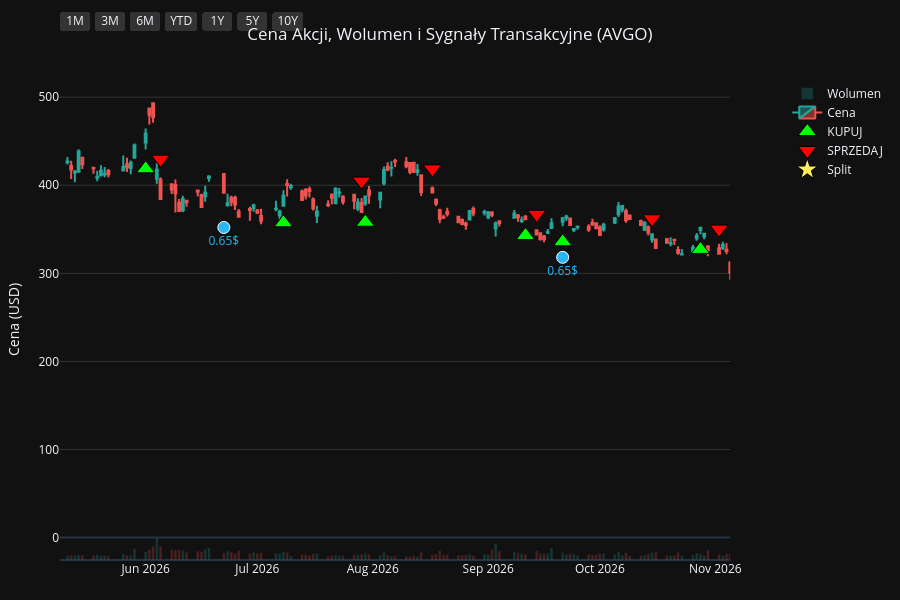
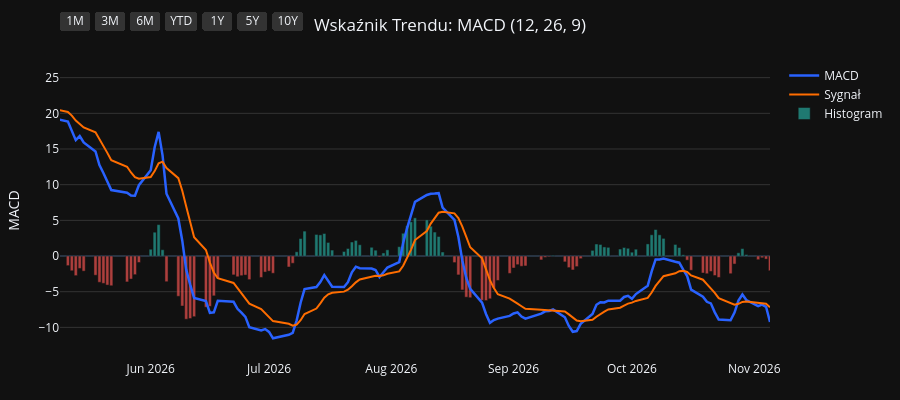
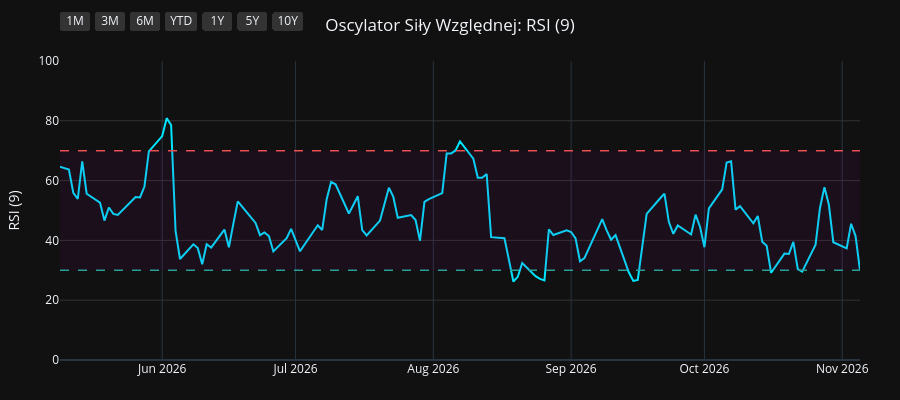
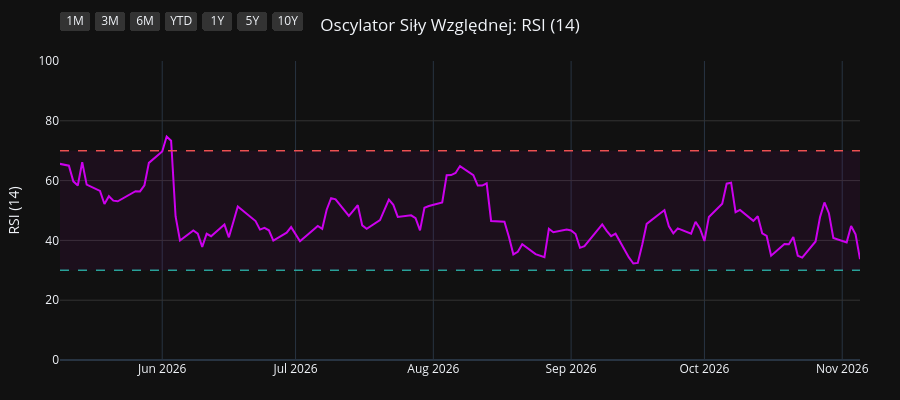

Write notebook code for charts like these, in order.
### Code cell
import os
import yfinance as yf
import pandas as pd
import pandas_ta as ta
import plotly.graph_objects as go
from plotly.subplots import make_subplots

# 1. Pobranie i przygotowanie danych
symbol = os.environ.get("STOCK_TICKER", "").strip().upper()
if not symbol:
    raise RuntimeError("Set STOCK_TICKER before running price_extractor.ipynb")
df = yf.Ticker(symbol).history(period="10y")
df.index = df.index.tz_localize(None)

# Wskaźniki i sygnały
df.ta.macd(fast=12, slow=26, signal=9, append=True)
df.ta.rsi(length=9, append=True)
df.ta.rsi(length=14, append=True)
df.ta.rsi(length=21, append=True)
df.dropna(inplace=True)

macd = df['MACD_12_26_9']
signal = df['MACDs_12_26_9']
wczorajszy_macd = macd.shift(1)
wczorajszy_signal = signal.shift(1)

df['Decyzja'] = 'BRAK'
df.loc[(macd > signal) & (wczorajszy_macd <= wczorajszy_signal), 'Decyzja'] = 'KUPUJ'
df.loc[(macd < signal) & (wczorajszy_macd >= wczorajszy_signal), 'Decyzja'] = 'SPRZEDAJ'

df_kupuj = df[df['Decyzja'] == 'KUPUJ']
df_sprzedaj = df[df['Decyzja'] == 'SPRZEDAJ']
df_dywidendy = df[df['Dividends'] > 0]
df_splity = df[df['Stock Splits'] > 0]

# Wspólna konfiguracja osi X
konfiguracja_osi_x = dict(
    type="date",
    showspikes=True, spikemode="across", spikesnap="cursor", spikedash="dot", spikecolor="#ffffff", spikethickness=1, hoverformat="%Y-%m-%d",
    rangeselector=dict(
        buttons=list([
            dict(count=1, label="1M", step="month", stepmode="backward"),
            dict(count=3, label="3M", step="month", stepmode="backward"),
            dict(count=6, label="6M", step="month", stepmode="backward"),
            dict(count=1, label="YTD", step="year", stepmode="todate"),
            dict(count=1, label="1Y", step="year", stepmode="backward"),
            dict(count=5, label="5Y", step="year", stepmode="backward"),
            dict(step="all", label="10Y")
        ]),
        bgcolor="#333333", activecolor="#2962ff", x=0, y=1.1
    )
)

# ==========================================
# WYKRES 1: CENA + WOLUMEN + SYGNAŁY
# ==========================================
fig1 = make_subplots(specs=[[{"secondary_y": True}]])

kolory_wolumenu = ['#26a69a' if row['Close'] >= row['Open'] else '#ef5350' for index, row in df.iterrows()]
fig1.add_trace(go.Bar(x=df.index, y=df['Volume'], marker_color=kolory_wolumenu, opacity=0.25, name='Wolumen'), secondary_y=True)
fig1.add_trace(go.Candlestick(x=df.index, open=df['Open'], high=df['High'], low=df['Low'], close=df['Close'], name='Cena', increasing_line_color='#26a69a', decreasing_line_color='#ef5350'), secondary_y=False)
fig1.add_trace(go.Scatter(x=df_kupuj.index, y=df_kupuj['Low'] * 0.95, customdata=df_kupuj[['Low', 'High']], mode='markers', marker=dict(symbol='triangle-up', size=16, color='#00ff00', line=dict(width=1, color='black')), name='KUPUJ', hovertemplate='KUPUJ<br>Najniższa: %{customdata[0]:.2f}<br>Najwyższa: %{customdata[1]:.2f}<extra></extra>'), secondary_y=False)
fig1.add_trace(go.Scatter(x=df_sprzedaj.index, y=df_sprzedaj['High'] * 1.05, customdata=df_sprzedaj[['Low', 'High']], mode='markers', marker=dict(symbol='triangle-down', size=16, color='#ff0000', line=dict(width=1, color='black')), name='SPRZEDAJ', hovertemplate='SPRZEDAJ<br>Najniższa: %{customdata[0]:.2f}<br>Najwyższa: %{customdata[1]:.2f}<extra></extra>'), secondary_y=False)

if not df_dywidendy.empty:
    fig1.add_trace(go.Scatter(x=df_dywidendy.index, y=df_dywidendy['Low'] * 0.90, mode='markers+text', marker=dict(symbol='circle', size=12, color='#29b6f6', line=dict(width=1, color='white')), text=df_dywidendy['Dividends'].apply(lambda x: f"{x}$"), textposition="bottom center", name='Dywidenda', showlegend=False, hovertemplate='Dywidenda: %{text}<extra></extra>', textfont=dict(color="#29b6f6")), secondary_y=False)
if not df_splity.empty:
                    fig1.add_trace(go.Scatter(x=df_splity.index, y=df_splity['High'], mode='markers+text', marker=dict(symbol='star', size=16, color='#ffee58', line=dict(width=1, color='black')), text=df_splity['Stock Splits'].apply(lambda x: f"{x:g}:1" if x >= 1 else f"1:{1 / x:g}"), textposition="top center", name='Split', hovertemplate='%{text}<extra></extra>', textfont=dict(color="#ffee58")), secondary_y=False)

fig1.update_layout(title=dict(text=f"Cena Akcji, Wolumen i Sygnały Transakcyjne ({symbol})", x=0.5, xanchor='center'), dragmode='pan', xaxis_rangeslider_visible=False, template='plotly_dark', height=600, hovermode='x unified', margin=dict(l=60, r=40, t=60, b=40))
fig1.update_xaxes(**konfiguracja_osi_x)
fig1.update_xaxes(range=[df.index.max() - pd.Timedelta(days=180), df.index.max()])
fig1.update_yaxes(title_text="Cena (USD)", secondary_y=False, gridcolor='#333333')
fig1.update_yaxes(range=[0, df['Volume'].max() * 4], showgrid=False, showticklabels=False, secondary_y=True)
fig1.show(config={'scrollZoom': True})

# ==========================================
# WYKRES 2: WSKAŹNIK MACD
# ==========================================
fig2 = go.Figure()
fig2.add_trace(go.Scatter(x=df.index, y=df['MACD_12_26_9'], line=dict(color='#2962ff', width=2.5), name='MACD'))
fig2.add_trace(go.Scatter(x=df.index, y=df['MACDs_12_26_9'], line=dict(color='#ff6d00', width=2), name='Sygnał'))
kolory_macd = ['#26a69a' if val >= 0 else '#ef5350' for val in df['MACDh_12_26_9']]
fig2.add_trace(go.Bar(x=df.index, y=df['MACDh_12_26_9'], marker_color=kolory_macd, name='Histogram', opacity=0.7))
fig2.update_layout(title=dict(text="Wskaźnik Trendu: MACD (12, 26, 9)", x=0.5, xanchor='center'), dragmode='pan', xaxis_rangeslider_visible=False, template='plotly_dark', height=400, hovermode='x unified', margin=dict(l=60, r=40, t=60, b=40))
fig2.update_xaxes(**konfiguracja_osi_x)
fig2.update_xaxes(range=[df.index.max() - pd.Timedelta(days=180), df.index.max()])
fig2.update_yaxes(title_text="MACD", gridcolor='#333333')
fig2.show(config={'scrollZoom': True})

# ==========================================
# WYKRES 3: OSCYLATOR RSI (9)
# ==========================================
fig3 = go.Figure()
fig3.add_trace(go.Scatter(x=df.index, y=df['RSI_9'], line=dict(color='#00e5ff', width=2), name='RSI (9)'))
fig3.add_hline(y=70, line_dash="dash", line_color="#ef5350", line_width=1.5)
fig3.add_hline(y=30, line_dash="dash", line_color="#26a69a", line_width=1.5)
fig3.add_hrect(y0=30, y1=70, line_width=0, fillcolor="purple", opacity=0.1)
fig3.update_layout(title=dict(text="Oscylator Siły Względnej: RSI (9)", x=0.5, xanchor='center'), dragmode='pan', xaxis_rangeslider_visible=False, template='plotly_dark', height=400, hovermode='x unified', margin=dict(l=60, r=40, t=60, b=40))
fig3.update_xaxes(**konfiguracja_osi_x)
fig3.update_xaxes(range=[df.index.max() - pd.Timedelta(days=180), df.index.max()])
fig3.update_yaxes(title_text="RSI (9)", range=[0, 100], gridcolor='#333333')
fig3.show(config={'scrollZoom': True})

# ==========================================
# WYKRES 4: OSCYLATOR RSI (14)
# ==========================================
fig4 = go.Figure()
fig4.add_trace(go.Scatter(x=df.index, y=df['RSI_14'], line=dict(color='#d500f9', width=2), name='RSI (14)'))
fig4.add_hline(y=70, line_dash="dash", line_color="#ef5350", line_width=1.5)
fig4.add_hline(y=30, line_dash="dash", line_color="#26a69a", line_width=1.5)
fig4.add_hrect(y0=30, y1=70, line_width=0, fillcolor="purple", opacity=0.1)
fig4.update_layout(title=dict(text="Oscylator Siły Względnej: RSI (14)", x=0.5, xanchor='center'), dragmode='pan', xaxis_rangeslider_visible=False, template='plotly_dark', height=400, hovermode='x unified', margin=dict(l=60, r=40, t=60, b=40))
fig4.update_xaxes(**konfiguracja_osi_x)
fig4.update_xaxes(range=[df.index.max() - pd.Timedelta(days=180), df.index.max()])
fig4.update_yaxes(title_text="RSI (14)", range=[0, 100], gridcolor='#333333')
fig4.show(config={'scrollZoom': True})

# ==========================================
# WYKRES 5: OSCYLATOR RSI (21)
# ==========================================
fig5 = go.Figure()
fig5.add_trace(go.Scatter(x=df.index, y=df['RSI_21'], line=dict(color='#64dd17', width=2), name='RSI (21)'))
fig5.add_hline(y=70, line_dash="dash", line_color="#ef5350", line_width=1.5)
fig5.add_hline(y=30, line_dash="dash", line_color="#26a69a", line_width=1.5)
fig5.add_hrect(y0=30, y1=70, line_width=0, fillcolor="purple", opacity=0.1)
fig5.update_layout(title=dict(text="Oscylator Siły Względnej: RSI (21)", x=0.5, xanchor='center'), dragmode='pan', xaxis_rangeslider_visible=False, template='plotly_dark', height=400, hovermode='x unified', margin=dict(l=60, r=40, t=60, b=40))
fig5.update_xaxes(**konfiguracja_osi_x)
fig5.update_xaxes(range=[df.index.max() - pd.Timedelta(days=180), df.index.max()])
fig5.update_yaxes(title_text="RSI (21)", range=[0, 100], gridcolor='#333333')
fig5.show(config={'scrollZoom': True})

### Figure 1 — Plotly figure (JSON) as saved in the notebook; plotly's stock layout.template omitted (floating-point values rounded to 4 significant figures; data arrays with more than 128 entries replaced by an {"elided": "..."} marker saying what was removed)
{"data": [{"marker": {"color": {"elided": "2480 str values"}}, "name": "Wolumen", "opacity": 0.25, "type": "bar", "x": {"elided": "2480 str values"}, "xaxis": "x", "y": {"elided": "2480 int values"}, "yaxis": "y2"}, {"close": {"elided": "2480 float values"}, "decreasing": {"line": {"color": "#ef5350"}}, "high": {"elided": "2480 float values"}, "increasing": {"line": {"color": "#26a69a"}}, "low": {"elided": "2480 float values"}, "name": "Cena", "open": {"elided": "2480 float values"}, "type": "candlestick", "x": {"elided": "2480 str values"}, "xaxis": "x", "yaxis": "y"}, {"customdata": {"elided": "106x2 float values"}, "hovertemplate": "KUPUJ<br>Najniższa: %{customdata[0]:.2f}<br>Najwyższa: %{customdata[1]:.2f}<extra></extra>", "marker": {"color": "#00ff00", "line": {"color": "black", "width": 1}, "size": 16, "symbol": "triangle-up"}, "mode": "markers", "name": "KUPUJ", "type": "scatter", "x": ["2017-01-18T00:00:00", "2017-03-06T00:00:00", "2017-04-24T00:00:00", "2017-06-02T00:00:00", "2017-07-12T00:00:00", "2017-08-22T00:00:00", "2017-09-18T00:00:00", "2017-10-05T00:00:00", "2017-10-24T00:00:00", "2017-11-16T00:00:00", "2018-01-03T00:00:00", "2018-01-18T00:00:00", "2018-02-13T00:00:00", "2018-04-12T00:00:00", "2018-05-08T00:00:00", "2018-07-26T00:00:00", "2018-08-21T00:00:00", "2018-11-06T00:00:00", "2018-12-10T00:00:00", "2018-12-28T00:00:00", "2019-01-14T00:00:00", "2019-03-15T00:00:00", "2019-06-06T00:00:00", "2019-07-15T00:00:00", "2019-08-21T00:00:00", "2019-10-14T00:00:00", "2019-12-12T00:00:00", "2019-12-16T00:00:00", "2020-01-23T00:00:00", "2020-02-05T00:00:00", "2020-03-25T00:00:00", "2020-05-08T00:00:00", "2020-05-20T00:00:00", "2020-08-04T00:00:00", "2020-08-24T00:00:00", "2020-10-09T00:00:00", "2020-11-06T00:00:00", "2021-01-12T00:00:00", "2021-02-12T00:00:00", "2021-03-16T00:00:00", "2021-05-20T00:00:00", "2021-06-28T00:00:00", "2021-07-09T00:00:00", "2021-07-26T00:00:00", "2021-07-29T00:00:00", "2021-08-27T00:00:00", "2021-09-23T00:00:00", "2021-10-15T00:00:00", "2021-12-08T00:00:00", "2022-02-01T00:00:00", "2022-02-25T00:00:00", "2022-03-02T00:00:00", "2022-03-09T00:00:00", "2022-03-15T00:00:00", "2022-05-04T00:00:00", "2022-05-10T00:00:00", "2022-05-13T00:00:00", "2022-05-31T00:00:00", "2022-07-07T00:00:00", "2022-10-05T00:00:00", "2022-10-21T00:00:00", "2022-12-13T00:00:00", "2023-01-06T00:00:00", "2023-01-26T00:00:00", "2023-02-01T00:00:00", "2023-03-03T00:00:00", "2023-05-11T00:00:00", "2023-08-28T00:00:00", "2023-10-06T00:00:00", "2023-11-03T00:00:00", "2023-12-11T00:00:00", "2024-01-19T00:00:00", "2024-02-08T00:00:00", "2024-03-01T00:00:00", "2024-03-25T00:00:00", "2024-04-11T00:00:00", "2024-04-29T00:00:00", "2024-05-06T00:00:00", "2024-06-10T00:00:00", "2024-07-08T00:00:00", "2024-08-13T00:00:00", "2024-09-12T00:00:00", "2024-11-07T00:00:00", "2024-12-04T00:00:00", "2025-02-10T00:00:00", "2025-03-17T00:00:00", "2025-04-09T00:00:00", "2025-06-26T00:00:00", "2025-07-21T00:00:00", "2025-07-29T00:00:00", "2025-08-08T00:00:00", "2025-09-05T00:00:00", "2025-10-15T00:00:00", "2025-10-27T00:00:00", "2025-11-24T00:00:00", "2026-01-12T00:00:00", "2026-01-30T00:00:00", "2026-02-09T00:00:00", "2026-03-06T00:00:00", "2026-04-06T00:00:00", "2026-06-01T00:00:00", "2026-07-08T00:00:00", "2026-07-30T00:00:00", "2026-09-11T00:00:00", "2026-09-21T00:00:00", "2026-10-28T00:00:00"], "xaxis": "x", "y": [13.2, 15.78, 16.18, 17.98, 17.83, 18.57, 18.47, 18.0, 18.13, 19.77, 19.89, 19.78, 17.95, 17.99, 17.81, 17.03, 15.92, 17.02, 17.55, 19.66, 19.25, 22.19, 20.95, 22.9, 22.65, 22.52, 25.7, 25.55, 25.26, 25.67, 17.29, 22.32, 22.82, 26.76, 27.66, 31.52, 31.79, 37.87, 40.36, 39.73, 38.15, 40.19, 40.4, 41.41, 41.22, 42.01, 43.53, 43.57, 50.65, 50.39, 50.24, 50.2, 51.37, 50.33, 50.57, 50.38, 50.53, 50.75, 43.36, 42.24, 38.45, 50.62, 50.79, 52.96, 52.64, 55.62, 56.23, 77.48, 74.65, 80.11, 87.93, 106.8, 116.9, 122.0, 124.1, 122.8, 123.0, 118.3, 130.7, 158.7, 139.4, 146.0, 169.8, 157.4, 212.7, 175.6, 147.9, 248.6, 267.0, 277.6, 284.8, 312.0, 327.7, 334.8, 327.8, 322.1, 310.2, 312.4, 309.3, 293.8, 418.7, 357.4, 358.0, 342.9, 335.8, 327.1], "yaxis": "y"}, {"customdata": {"elided": "107x2 float values"}, "hovertemplate": "SPRZEDAJ<br>Najniższa: %{customdata[0]:.2f}<br>Najwyższa: %{customdata[1]:.2f}<extra></extra>", "marker": {"color": "#ff0000", "line": {"color": "black", "width": 1}, "size": 16, "symbol": "triangle-down"}, "mode": "markers", "name": "SPRZEDAJ", "type": "scatter", "x": ["2016-12-30T00:00:00", "2017-02-10T00:00:00", "2017-03-17T00:00:00", "2017-06-01T00:00:00", "2017-06-12T00:00:00", "2017-07-31T00:00:00", "2017-08-25T00:00:00", "2017-09-20T00:00:00", "2017-10-23T00:00:00", "2017-11-15T00:00:00", "2017-11-29T00:00:00", "2018-01-12T00:00:00", "2018-01-22T00:00:00", "2018-03-20T00:00:00", "2018-04-23T00:00:00", "2018-06-21T00:00:00", "2018-08-15T00:00:00", "2018-10-04T00:00:00", "2018-12-06T00:00:00", "2018-12-24T00:00:00", "2019-01-03T00:00:00", "2019-02-22T00:00:00", "2019-04-23T00:00:00", "2019-07-09T00:00:00", "2019-08-01T00:00:00", "2019-09-20T00:00:00", "2019-11-20T00:00:00", "2019-12-13T00:00:00", "2019-12-23T00:00:00", "2020-02-03T00:00:00", "2020-02-19T00:00:00", "2020-05-06T00:00:00", "2020-05-13T00:00:00", "2020-06-12T00:00:00", "2020-08-20T00:00:00", "2020-09-18T00:00:00", "2020-10-20T00:00:00", "2020-12-29T00:00:00", "2021-01-27T00:00:00", "2021-02-22T00:00:00", "2021-04-16T00:00:00", "2021-06-18T00:00:00", "2021-07-07T00:00:00", "2021-07-16T00:00:00", "2021-07-27T00:00:00", "2021-08-10T00:00:00", "2021-09-21T00:00:00", "2021-09-28T00:00:00", "2021-11-22T00:00:00", "2022-01-04T00:00:00", "2022-02-23T00:00:00", "2022-03-01T00:00:00", "2022-03-08T00:00:00", "2022-03-14T00:00:00", "2022-04-06T00:00:00", "2022-05-09T00:00:00", "2022-05-11T00:00:00", "2022-05-19T00:00:00", "2022-06-10T00:00:00", "2022-08-19T00:00:00", "2022-10-10T00:00:00", "2022-12-06T00:00:00", "2022-12-19T00:00:00", "2023-01-18T00:00:00", "2023-01-30T00:00:00", "2023-02-09T00:00:00", "2023-03-27T00:00:00", "2023-06-22T00:00:00", "2023-09-08T00:00:00", "2023-10-25T00:00:00", "2023-11-28T00:00:00", "2024-01-02T00:00:00", "2024-01-31T00:00:00", "2024-02-13T00:00:00", "2024-03-11T00:00:00", "2024-04-08T00:00:00", "2024-04-12T00:00:00", "2024-05-01T00:00:00", "2024-05-30T00:00:00", "2024-06-26T00:00:00", "2024-07-11T00:00:00", "2024-09-03T00:00:00", "2024-10-16T00:00:00", "2024-11-13T00:00:00", "2025-01-03T00:00:00", "2025-02-19T00:00:00", "2025-03-27T00:00:00", "2025-06-09T00:00:00", "2025-07-08T00:00:00", "2025-07-22T00:00:00", "2025-08-01T00:00:00", "2025-08-15T00:00:00", "2025-09-22T00:00:00", "2025-10-21T00:00:00", "2025-11-04T00:00:00", "2025-12-12T00:00:00", "2026-01-21T00:00:00", "2026-02-03T00:00:00", "2026-02-27T00:00:00", "2026-03-17T00:00:00", "2026-05-04T00:00:00", "2026-06-05T00:00:00", "2026-07-29T00:00:00", "2026-08-17T00:00:00", "2026-09-14T00:00:00", "2026-10-15T00:00:00", "2026-11-02T00:00:00"], "xaxis": "x", "y": [14.66, 16.74, 18.21, 19.69, 19.79, 20.64, 20.8, 20.51, 20.17, 21.92, 22.83, 21.93, 22.05, 20.5, 19.98, 22.31, 17.64, 21.38, 19.46, 21.08, 21.33, 24.22, 27.77, 24.32, 26.25, 25.65, 28.18, 28.44, 28.96, 27.54, 28.46, 24.71, 24.7, 27.77, 30.46, 33.95, 35.5, 40.94, 42.93, 45.71, 45.61, 44.47, 45.36, 45.83, 45.97, 46.42, 47.46, 48.2, 54.98, 65.02, 56.59, 56.84, 57.66, 56.1, 59.56, 56.29, 56.94, 54.61, 53.66, 54.55, 45.56, 52.83, 55.56, 58.66, 58.87, 61.4, 64.27, 85.82, 87.03, 89.32, 96.65, 112.5, 122.3, 128.2, 132.6, 137.7, 140.1, 132.5, 141.8, 166.5, 181.6, 165.4, 185.0, 181.2, 244.7, 237.1, 185.2, 257.6, 287.5, 299.7, 304.5, 324.1, 361.3, 365.9, 384.5, 398.1, 350.7, 353.9, 334.2, 341.9, 443.5, 429.6, 404.7, 418.6, 367.1, 361.9, 350.2], "yaxis": "y"}, {"hovertemplate": "Dywidenda: %{text}<extra></extra>", "marker": {"color": "#29b6f6", "line": {"color": "white", "width": 1}, "size": 12, "symbol": "circle"}, "mode": "markers+text", "name": "Dywidenda", "showlegend": false, "text": ["0.102$", "0.102$", "0.102$", "0.175$", "0.35$", "0.35$", "0.175$", "0.265$", "0.265$", "0.265$", "0.265$", "0.325$", "0.325$", "0.325$", "0.325$", "0.36$", "0.36$", "0.36$", "0.36$", "0.41$", "0.41$", "0.41$", "0.41$", "0.46$", "0.46$", "0.46$", "0.46$", "0.525$", "0.525$", "0.525$", "0.53$", "0.59$", "0.59$", "0.59$", "0.59$", "0.65$", "0.65$", "0.65$", "0.65$"], "textfont": {"color": "#29b6f6"}, "textposition": "bottom center", "type": "scatter", "x": ["2017-03-16T00:00:00", "2017-06-15T00:00:00", "2017-09-18T00:00:00", "2017-12-18T00:00:00", "2018-03-21T00:00:00", "2018-06-19T00:00:00", "2018-09-18T00:00:00", "2018-12-18T00:00:00", "2019-03-20T00:00:00", "2019-06-21T00:00:00", "2019-09-20T00:00:00", "2019-12-20T00:00:00", "2020-03-20T00:00:00", "2020-06-19T00:00:00", "2020-09-21T00:00:00", "2020-12-18T00:00:00", "2021-03-19T00:00:00", "2021-06-21T00:00:00", "2021-09-21T00:00:00", "2021-12-21T00:00:00", "2022-03-21T00:00:00", "2022-06-21T00:00:00", "2022-09-21T00:00:00", "2022-12-19T00:00:00", "2023-03-21T00:00:00", "2023-06-21T00:00:00", "2023-09-20T00:00:00", "2023-12-19T00:00:00", "2024-03-20T00:00:00", "2024-06-24T00:00:00", "2024-09-19T00:00:00", "2024-12-23T00:00:00", "2025-03-20T00:00:00", "2025-06-20T00:00:00", "2025-09-22T00:00:00", "2025-12-22T00:00:00", "2026-03-23T00:00:00", "2026-06-22T00:00:00", "2026-09-21T00:00:00"], "xaxis": "x", "y": [15.46, 16.49, 17.49, 18.6, 17.25, 18.51, 17.24, 18.45, 21.72, 20.69, 21.48, 24.4, 14.72, 23.95, 27.42, 33.98, 36.85, 37.49, 40.12, 52.51, 49.15, 42.33, 40.89, 46.7, 54.68, 73.19, 72.34, 99.12, 107.8, 140.3, 146.6, 199.7, 168.1, 217.8, 301.9, 301.8, 282.5, 352.1, 318.2], "yaxis": "y"}, {"hovertemplate": "%{text}<extra></extra>", "marker": {"color": "#ffee58", "line": {"color": "black", "width": 1}, "size": 16, "symbol": "star"}, "mode": "markers+text", "name": "Split", "text": ["10:1"], "textfont": {"color": "#ffee58"}, "textposition": "top center", "type": "scatter", "x": ["2024-07-15T00:00:00"], "xaxis": "x", "y": [170.0], "yaxis": "y"}], "layout": {"dragmode": "pan", "height": 600, "hovermode": "x unified", "margin": {"b": 40, "l": 60, "r": 40, "t": 60}, "title": {"text": "Cena Akcji, Wolumen i Sygnały Transakcyjne (AVGO)", "x": 0.5, "xanchor": "center"}, "xaxis": {"anchor": "y", "domain": [0.0, 0.94], "hoverformat": "%Y-%m-%d", "range": ["2026-05-09T00:00:00", "2026-11-05T00:00:00"], "rangeselector": {"activecolor": "#2962ff", "bgcolor": "#333333", "buttons": [{"count": 1, "label": "1M", "step": "month", "stepmode": "backward"}, {"count": 3, "label": "3M", "step": "month", "stepmode": "backward"}, {"count": 6, "label": "6M", "step": "month", "stepmode": "backward"}, {"count": 1, "label": "YTD", "step": "year", "stepmode": "todate"}, {"count": 1, "label": "1Y", "step": "year", "stepmode": "backward"}, {"count": 5, "label": "5Y", "step": "year", "stepmode": "backward"}, {"label": "10Y", "step": "all"}], "x": 0, "y": 1.1}, "rangeslider": {"visible": false}, "showspikes": true, "spikecolor": "#ffffff", "spikedash": "dot", "spikemode": "across", "spikesnap": "cursor", "spikethickness": 1, "type": "date"}, "yaxis": {"anchor": "x", "domain": [0.0, 1.0], "gridcolor": "#333333", "title": {"text": "Cena (USD)"}}, "yaxis2": {"anchor": "x", "overlaying": "y", "range": [0, 1740332000], "showgrid": false, "showticklabels": false, "side": "right"}}}

### Figure 2 — Plotly figure (JSON) as saved in the notebook; plotly's stock layout.template omitted (floating-point values rounded to 4 significant figures; data arrays with more than 128 entries replaced by an {"elided": "..."} marker saying what was removed)
{"data": [{"line": {"color": "#2962ff", "width": 2.5}, "name": "MACD", "type": "scatter", "x": {"elided": "2480 str values"}, "y": {"elided": "2480 float values"}}, {"line": {"color": "#ff6d00", "width": 2}, "name": "Sygnał", "type": "scatter", "x": {"elided": "2480 str values"}, "y": {"elided": "2480 float values"}}, {"marker": {"color": {"elided": "2480 str values"}}, "name": "Histogram", "opacity": 0.7, "type": "bar", "x": {"elided": "2480 str values"}, "y": {"elided": "2480 float values"}}], "layout": {"dragmode": "pan", "height": 400, "hovermode": "x unified", "margin": {"b": 40, "l": 60, "r": 40, "t": 60}, "title": {"text": "Wskaźnik Trendu: MACD (12, 26, 9)", "x": 0.5, "xanchor": "center"}, "xaxis": {"hoverformat": "%Y-%m-%d", "range": ["2026-05-09T00:00:00", "2026-11-05T00:00:00"], "rangeselector": {"activecolor": "#2962ff", "bgcolor": "#333333", "buttons": [{"count": 1, "label": "1M", "step": "month", "stepmode": "backward"}, {"count": 3, "label": "3M", "step": "month", "stepmode": "backward"}, {"count": 6, "label": "6M", "step": "month", "stepmode": "backward"}, {"count": 1, "label": "YTD", "step": "year", "stepmode": "todate"}, {"count": 1, "label": "1Y", "step": "year", "stepmode": "backward"}, {"count": 5, "label": "5Y", "step": "year", "stepmode": "backward"}, {"label": "10Y", "step": "all"}], "x": 0, "y": 1.1}, "rangeslider": {"visible": false}, "showspikes": true, "spikecolor": "#ffffff", "spikedash": "dot", "spikemode": "across", "spikesnap": "cursor", "spikethickness": 1, "type": "date"}, "yaxis": {"gridcolor": "#333333", "title": {"text": "MACD"}}}}

### Figure 3 — Plotly figure (JSON) as saved in the notebook; plotly's stock layout.template omitted (floating-point values rounded to 4 significant figures; data arrays with more than 128 entries replaced by an {"elided": "..."} marker saying what was removed)
{"data": [{"line": {"color": "#00e5ff", "width": 2}, "name": "RSI (9)", "type": "scatter", "x": {"elided": "2480 str values"}, "y": {"elided": "2480 float values"}}], "layout": {"dragmode": "pan", "height": 400, "hovermode": "x unified", "margin": {"b": 40, "l": 60, "r": 40, "t": 60}, "shapes": [{"line": {"color": "#ef5350", "dash": "dash", "width": 1.5}, "type": "line", "x0": 0, "x1": 1, "xref": "x domain", "y0": 70, "y1": 70, "yref": "y"}, {"line": {"color": "#26a69a", "dash": "dash", "width": 1.5}, "type": "line", "x0": 0, "x1": 1, "xref": "x domain", "y0": 30, "y1": 30, "yref": "y"}, {"fillcolor": "purple", "line": {"width": 0}, "opacity": 0.1, "type": "rect", "x0": 0, "x1": 1, "xref": "x domain", "y0": 30, "y1": 70, "yref": "y"}], "title": {"text": "Oscylator Siły Względnej: RSI (9)", "x": 0.5, "xanchor": "center"}, "xaxis": {"hoverformat": "%Y-%m-%d", "range": ["2026-05-09T00:00:00", "2026-11-05T00:00:00"], "rangeselector": {"activecolor": "#2962ff", "bgcolor": "#333333", "buttons": [{"count": 1, "label": "1M", "step": "month", "stepmode": "backward"}, {"count": 3, "label": "3M", "step": "month", "stepmode": "backward"}, {"count": 6, "label": "6M", "step": "month", "stepmode": "backward"}, {"count": 1, "label": "YTD", "step": "year", "stepmode": "todate"}, {"count": 1, "label": "1Y", "step": "year", "stepmode": "backward"}, {"count": 5, "label": "5Y", "step": "year", "stepmode": "backward"}, {"label": "10Y", "step": "all"}], "x": 0, "y": 1.1}, "rangeslider": {"visible": false}, "showspikes": true, "spikecolor": "#ffffff", "spikedash": "dot", "spikemode": "across", "spikesnap": "cursor", "spikethickness": 1, "type": "date"}, "yaxis": {"gridcolor": "#333333", "range": [0, 100], "title": {"text": "RSI (9)"}}}}

### Figure 4 — Plotly figure (JSON) as saved in the notebook; plotly's stock layout.template omitted (floating-point values rounded to 4 significant figures; data arrays with more than 128 entries replaced by an {"elided": "..."} marker saying what was removed)
{"data": [{"line": {"color": "#d500f9", "width": 2}, "name": "RSI (14)", "type": "scatter", "x": {"elided": "2480 str values"}, "y": {"elided": "2480 float values"}}], "layout": {"dragmode": "pan", "height": 400, "hovermode": "x unified", "margin": {"b": 40, "l": 60, "r": 40, "t": 60}, "shapes": [{"line": {"color": "#ef5350", "dash": "dash", "width": 1.5}, "type": "line", "x0": 0, "x1": 1, "xref": "x domain", "y0": 70, "y1": 70, "yref": "y"}, {"line": {"color": "#26a69a", "dash": "dash", "width": 1.5}, "type": "line", "x0": 0, "x1": 1, "xref": "x domain", "y0": 30, "y1": 30, "yref": "y"}, {"fillcolor": "purple", "line": {"width": 0}, "opacity": 0.1, "type": "rect", "x0": 0, "x1": 1, "xref": "x domain", "y0": 30, "y1": 70, "yref": "y"}], "title": {"text": "Oscylator Siły Względnej: RSI (14)", "x": 0.5, "xanchor": "center"}, "xaxis": {"hoverformat": "%Y-%m-%d", "range": ["2026-05-09T00:00:00", "2026-11-05T00:00:00"], "rangeselector": {"activecolor": "#2962ff", "bgcolor": "#333333", "buttons": [{"count": 1, "label": "1M", "step": "month", "stepmode": "backward"}, {"count": 3, "label": "3M", "step": "month", "stepmode": "backward"}, {"count": 6, "label": "6M", "step": "month", "stepmode": "backward"}, {"count": 1, "label": "YTD", "step": "year", "stepmode": "todate"}, {"count": 1, "label": "1Y", "step": "year", "stepmode": "backward"}, {"count": 5, "label": "5Y", "step": "year", "stepmode": "backward"}, {"label": "10Y", "step": "all"}], "x": 0, "y": 1.1}, "rangeslider": {"visible": false}, "showspikes": true, "spikecolor": "#ffffff", "spikedash": "dot", "spikemode": "across", "spikesnap": "cursor", "spikethickness": 1, "type": "date"}, "yaxis": {"gridcolor": "#333333", "range": [0, 100], "title": {"text": "RSI (14)"}}}}
